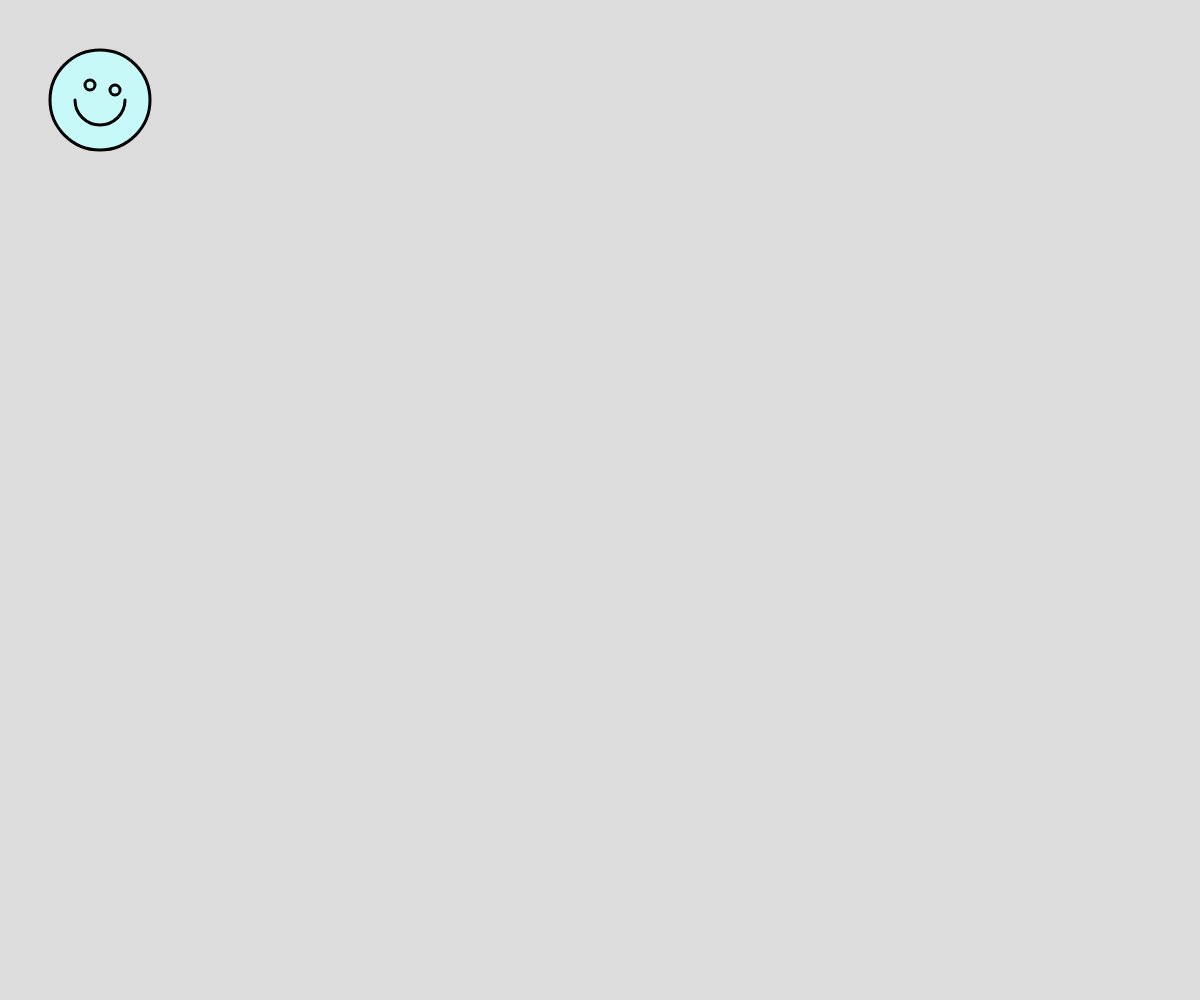
Frame 1 (no input)
Frame 60 (no input): identical to frame 1, image omitted
Frame 120 (the mouse pressed at the canvas centre since frame 60): identical to frame 1, image omitted

The p5.js sketch that drew this single still picture (run headless with seeded random() and noise() and a simulated clock; from frame 60 on, the mouse is pressed at the canvas centre):

// p5.js sketch
// ── sketch.js


function setup() {
  createCanvas(windowWidth, windowHeight);
  
  //iteration operators:
  //i++: adds 1 to i
  //i--: subtracts 1 from i
  //i+=2: adds 2 to i
  //i-=2: subtracts 2 from i

  for(let i = 0; i<10; i++){
    console.log(i);
  }
}

function draw() {
  background(220);

  push();
  //everthing within this push/pop block
  //will be centered, with 0,0 as the center
  translate(100,100);

  strokeWeight(3);
  fill("#c6f9f8ff");
  circle(0,0,100);
  circle(-10,-15,10);
  circle(15,-10,10);
  arc(0,0,50,50,0,PI);
  pop();
}
